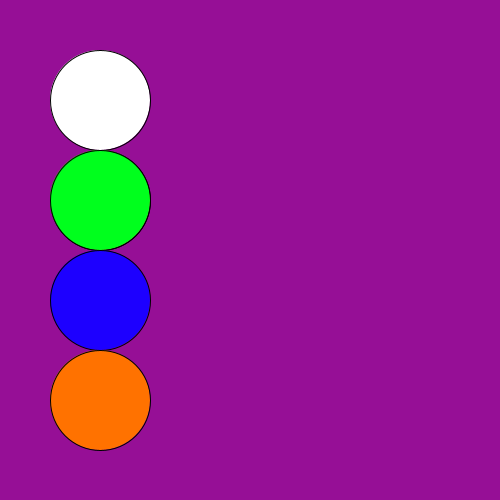
Frame 1 (no input)
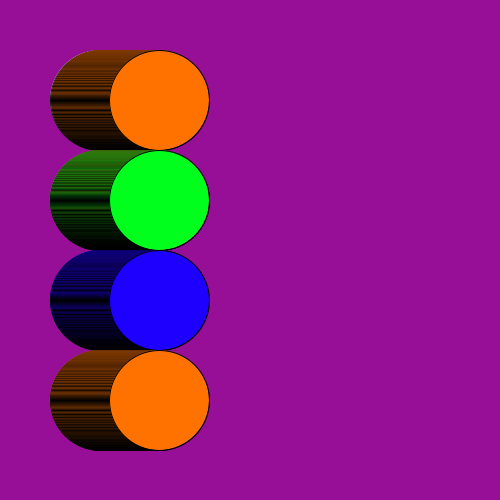
Frame 60 (the mouse pressed at the canvas centre just before this capture)
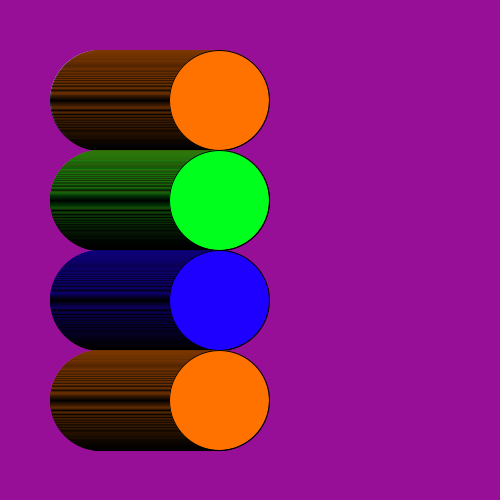
Frame 120 (the mouse held since frame 60 and released just before this capture)

The Processing sketch that drew these frames (run headless with seeded random() and noise(); from frame 60 on, the mouse is pressed at the canvas centre):

// Processing sketch: IBCSJavaDrawings_Sketch_3_RicochetingCircles
// ── IBCSJavaDrawings_Sketch_3_RicochetingCircles.pde
/*

Connor Morley

September 30, 2018

Java Drawings

This drawing allows for ellipses of different colors to draw a path and ricochet off
sides of a window

Credits for code referenced:
https://www.youtube.com/watch?v=8KnV5xk5XaQ

*/
int x = 100; // Descrives integer "x"
int dx = 1; //Describes integer "dx"


void setup () {
  size(500,500); // Sets window size
  background(150, 15, 150); // Sets background color
}

void draw() {
 
  ellipse(x, 100, 100, 100);
  fill(255, 114, 0);
  ellipse(x, 200, 100, 100);
  fill(0, 255, 29);
  ellipse(x, 200, 100, 100);
  fill(29, 0, 255);
  ellipse(x, 300, 100, 100); // Each ellipse carries an x value of "x", and with the parameters described, they move across the screen
  fill(255, 114, 0);
  ellipse(x, 400, 100, 100);
  // Describes each ellipse
  x = x+dx;
  if(x > width) { // If "x" is greater than the window's width
    dx = -1; // Circles return
 }
 if (x < 0) { // If "x" is less than the window's width
   dx = 1; // Circles keep going
  }
 }
void mouseClicked(){
   background(255, 29, 0);
   // Allows background to change upon mouse click
  }
void keyPressed(){
   background(150, 15, 150);
   // Allows background to change back upon key press
}
 
